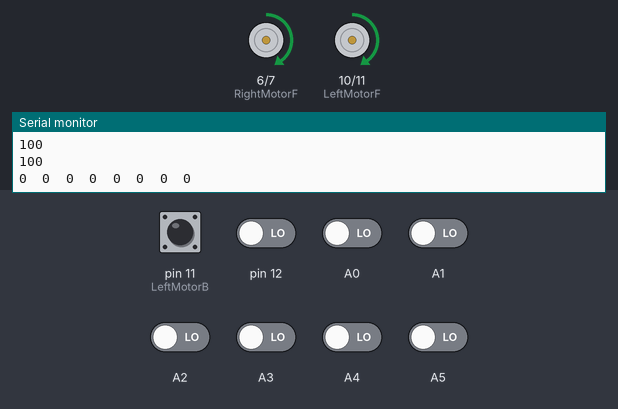
Simulated run of this sketch. Board: Arduino Uno, built with avr-gcc and run on an emulated ATmega328P. Parts: motor-driver pin pairs drawn as motors (green arrow = first pin HIGH = forward, orange = second pin HIGH = backward, longer = more drive), the last lines printed to the serial monitor. Inputs (shaded band) come from the test bench; at power-on: A0–5, pin 11 (LeftMotorB), pin 12 LOW.

Above: at 5.7 s.
5.8 s: A2 driven HIGH
At 6.9 s:
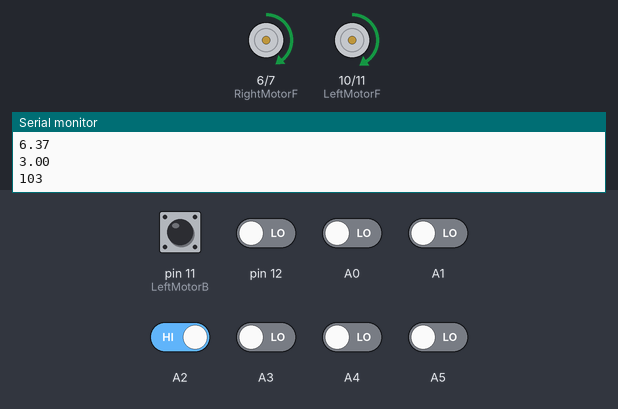
8.8 s: A0 driven HIGH
At 9.5 s:
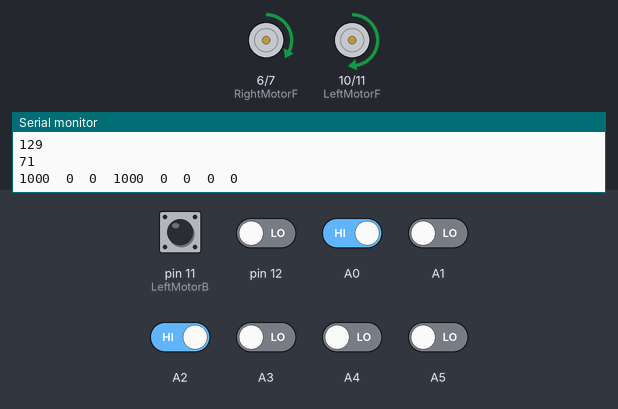
10.3 s: pin 12 driven HIGH
At 11.5 s:
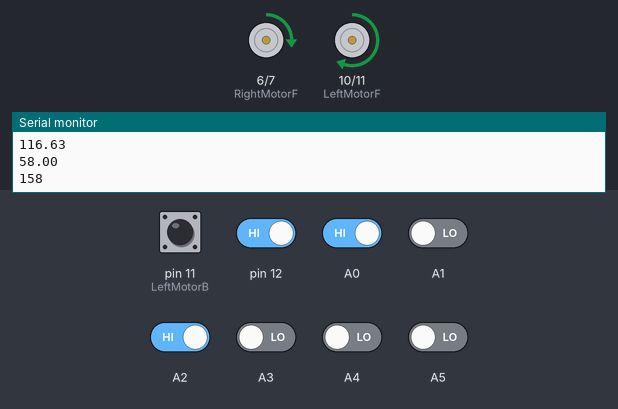
11.8 s: pin 11 (LeftMotorB) pulled HIGH for 1 s
At 12.4 s:
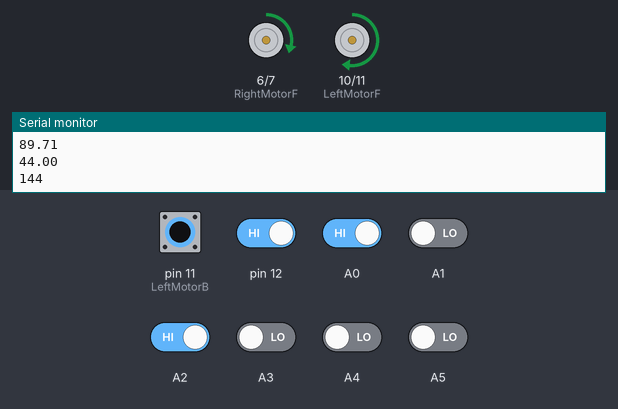
15.8 s: A1 driven HIGH
At 16.8 s:
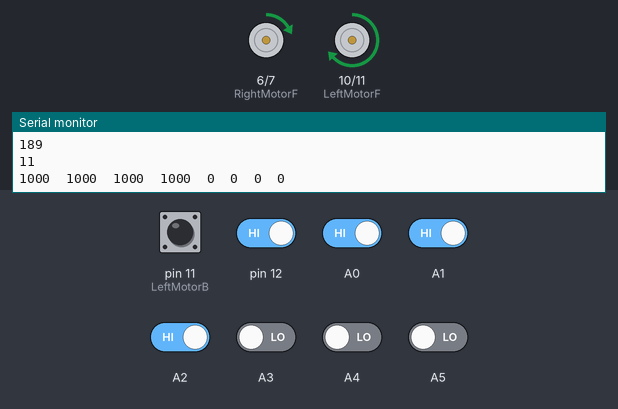
17.3 s: A4 driven HIGH
At 18.4 s:
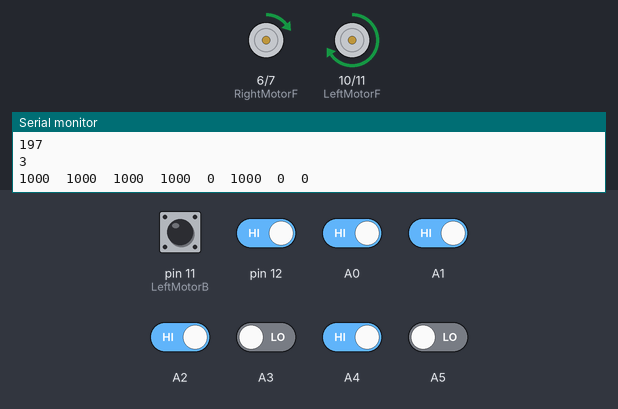
Timing chart, 0 to 19.8 s (numbered marks = the images above; inputs shaded):
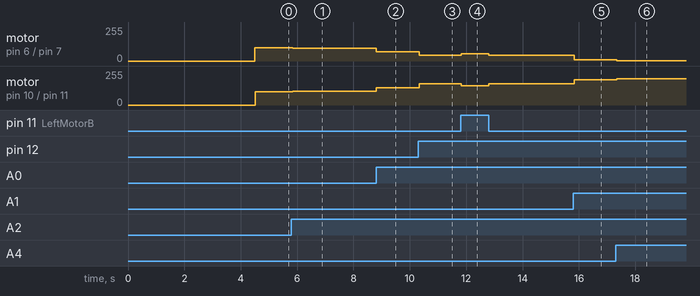

Measured:
- after the input at 5.8 s, motor on pin 6 (RightMotorF) / pin 7 (RightMotorB): forward 100/255 → forward 97/255 at once; motor on pin 10 (LeftMotorF) / pin 11 (LeftMotorB): forward 100/255 → forward 103/255 at once
- after the input at 8.8 s, motor on pin 6 (RightMotorF) / pin 7 (RightMotorB): forward 97/255 → forward 71/255 at once; motor on pin 10 (LeftMotorF) / pin 11 (LeftMotorB): forward 103/255 → forward 129/255 at once
- after the input at 10.3 s, motor on pin 6 (RightMotorF) / pin 7 (RightMotorB): forward 71/255 → forward 42/255 at once; motor on pin 10 (LeftMotorF) / pin 11 (LeftMotorB): forward 129/255 → forward 158/255 at once
- after the input at 11.8 s, motor on pin 6 (RightMotorF) / pin 7 (RightMotorB): forward 42/255 → forward 56/255 at once, → forward 42/255 0.97 s later; motor on pin 10 (LeftMotorF) / pin 11 (LeftMotorB): forward 158/255 → forward 144/255 at once, → forward 158/255 0.97 s later
- after the input at 15.8 s, motor on pin 6 (RightMotorF) / pin 7 (RightMotorB): forward 42/255 → forward 11/255 at once; motor on pin 10 (LeftMotorF) / pin 11 (LeftMotorB): forward 158/255 → forward 189/255 at once
- after the input at 17.3 s, motor on pin 6 (RightMotorF) / pin 7 (RightMotorB): forward 11/255 → forward 3/255 after 0.05 s; motor on pin 10 (LeftMotorF) / pin 11 (LeftMotorB): forward 189/255 → forward 197/255 after 0.05 s

The sketch:

Unicycle_Model.ino
```cpp
#include <QTRSensors.h>

#define RightMotorF 6
#define RightMotorB 7
#define LeftMotorF 10
#define LeftMotorB 11


QTRSensorsRC qtr((unsigned char[]) {A0, 12, A1, A2, A3, A4, 11, A5}, 8, 2500);

void setup()
{
  pinMode(RightMotorF, OUTPUT);
  pinMode(RightMotorB, OUTPUT);
  pinMode(LeftMotorF, OUTPUT);
  pinMode(LeftMotorB, OUTPUT);

  Serial.begin(9600);
  for (int i = 0; i < 100; i++)  // make the calibration take about 5 seconds
  {
    qtr.calibrate();
    delay(20);
  }

}

int R = 4.2;             //Radius of wheels
int L = 8.5;             //Distance between wheels
float alpha = L/R;      //defined so that while calculating v_r, R/L do not have dimention
float omega = 0;
int v_l = 0;       //Velocity of left wheel
int v_r = 0;       //Velocity of right wheel

void loop()
{
    unsigned int sensors[8];

    int position = qtr.readLine(sensors, QTR_EMITTERS_ON, 1);        //for white line on black surface

    int error_pos = int(position) - 3500;
    float error_phi = error_pos * 3.14 / 35;

    omega = PID(error_phi);

    const int v = 400;

    /*              v_l = (2*v + omega*L)/(2*R)               */
    v_l = (2*v/R + omega*alpha)/2;
    v_r = (2*v/R - omega*alpha)/2;

    if(v_l>0)
    {
    analogWrite(LeftMotorF,v_l);
    analogWrite(LeftMotorB,0);
    }
    else
    {
    analogWrite(LeftMotorF,0);
    analogWrite(LeftMotorB,-v_l);
    }
    if(v_r>0)
    {
    analogWrite(RightMotorF,v_r);
    analogWrite(RightMotorB,0);
    }
    else
    {
    analogWrite(RightMotorF,0);
    analogWrite(RightMotorB,-v_r);
    }


    // printing commands for testing-----------------------------------------------------------------------

    for(int i =0; i<8; i++)
    {
      Serial.print(sensors[i]);
      Serial.print('\t');
    }
    Serial.println();
    Serial.println(error_phi);
    Serial.println(omega);
    Serial.println(v_l);
    Serial.println(v_r);
    Serial.println();
   //------------------------------------------------------------------------------------------------------

}


float kp = 0.5;  // 0.08 // for small = 0.1
float kd = 0 ; // 1.0   // for small = 1.7
float ki = 0;
int lastError = 0;
int integral = 0;
int derivative = 0;
int Time, last_time=0;
int delta_time;


int PID(int err_phi)
{

    integral += err_phi;
    derivative = err_phi - lastError;
    Time=millis();
    delta_time = Time - last_time;

    //PID
    int omega = kp * err_phi + ki * integral + kd * derivative/delta_time;

    lastError = err_phi;
    last_time=Time;

    return omega;
}
```
